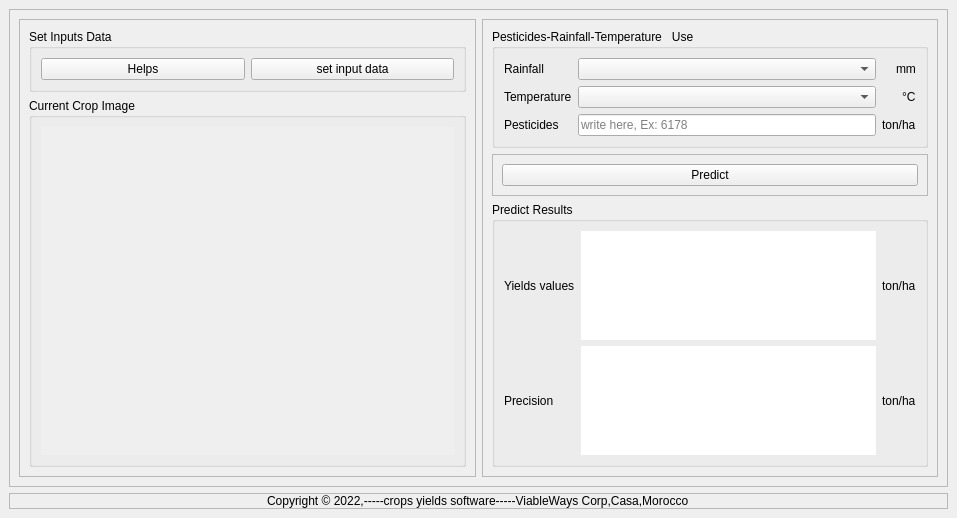
<?xml version="1.0" encoding="UTF-8"?>
<ui version="4.0">
 <class>MainWindow</class>
 <widget class="QMainWindow" name="MainWindow">
  <property name="geometry">
   <rect>
    <x>0</x>
    <y>0</y>
    <width>957</width>
    <height>518</height>
   </rect>
  </property>
  <property name="windowTitle">
   <string>MainWindow</string>
  </property>
  <widget class="QWidget" name="centralwidget">
   <layout class="QVBoxLayout" name="verticalLayout">
    <item>
     <widget class="QFrame" name="frame">
      <property name="sizePolicy">
       <sizepolicy hsizetype="Preferred" vsizetype="Expanding">
        <horstretch>0</horstretch>
        <verstretch>0</verstretch>
       </sizepolicy>
      </property>
      <property name="frameShape">
       <enum>QFrame::StyledPanel</enum>
      </property>
      <property name="frameShadow">
       <enum>QFrame::Raised</enum>
      </property>
      <layout class="QHBoxLayout" name="horizontalLayout">
       <item>
        <widget class="QFrame" name="frame_2">
         <property name="sizePolicy">
          <sizepolicy hsizetype="Expanding" vsizetype="Preferred">
           <horstretch>0</horstretch>
           <verstretch>0</verstretch>
          </sizepolicy>
         </property>
         <property name="frameShape">
          <enum>QFrame::StyledPanel</enum>
         </property>
         <property name="frameShadow">
          <enum>QFrame::Raised</enum>
         </property>
         <layout class="QVBoxLayout" name="verticalLayout_2">
          <item>
           <widget class="QGroupBox" name="groupBox">
            <property name="title">
             <string>Set Inputs Data</string>
            </property>
            <layout class="QHBoxLayout" name="horizontalLayout_3">
             <item>
              <widget class="QPushButton" name="help_btn">
               <property name="text">
                <string>Helps</string>
               </property>
              </widget>
             </item>
             <item>
              <widget class="QPushButton" name="input_btn">
               <property name="text">
                <string>set input data</string>
               </property>
              </widget>
             </item>
            </layout>
           </widget>
          </item>
          <item>
           <widget class="QGroupBox" name="groupBox_2">
            <property name="sizePolicy">
             <sizepolicy hsizetype="Preferred" vsizetype="Expanding">
              <horstretch>0</horstretch>
              <verstretch>0</verstretch>
             </sizepolicy>
            </property>
            <property name="title">
             <string>Current Crop Image</string>
            </property>
            <layout class="QVBoxLayout" name="verticalLayout_3">
             <item>
              <widget class="QLabel" name="label_img">
               <property name="autoFillBackground">
                <bool>true</bool>
               </property>
               <property name="text">
                <string/>
               </property>
               <property name="scaledContents">
                <bool>true</bool>
               </property>
              </widget>
             </item>
            </layout>
           </widget>
          </item>
         </layout>
        </widget>
       </item>
       <item>
        <widget class="QFrame" name="frame_4">
         <property name="frameShape">
          <enum>QFrame::StyledPanel</enum>
         </property>
         <property name="frameShadow">
          <enum>QFrame::Raised</enum>
         </property>
         <layout class="QVBoxLayout" name="verticalLayout_4">
          <item alignment="Qt::AlignTop">
           <widget class="QGroupBox" name="groupBox_3">
            <property name="sizePolicy">
             <sizepolicy hsizetype="Preferred" vsizetype="Preferred">
              <horstretch>0</horstretch>
              <verstretch>0</verstretch>
             </sizepolicy>
            </property>
            <property name="title">
             <string>Pesticides-Rainfall-Temperature   Use</string>
            </property>
            <layout class="QGridLayout" name="gridLayout">
             <item row="2" column="2" alignment="Qt::AlignRight">
              <widget class="QLabel" name="label_10">
               <property name="text">
                <string>ton/ha</string>
               </property>
              </widget>
             </item>
             <item row="1" column="2" alignment="Qt::AlignRight">
              <widget class="QLabel" name="label_7">
               <property name="text">
                <string>°C</string>
               </property>
              </widget>
             </item>
             <item row="1" column="0" alignment="Qt::AlignLeft">
              <widget class="QLabel" name="label_5">
               <property name="text">
                <string>Temperature</string>
               </property>
              </widget>
             </item>
             <item row="0" column="1">
              <widget class="QComboBox" name="predict_rain">
               <property name="acceptDrops">
                <bool>false</bool>
               </property>
              </widget>
             </item>
             <item row="0" column="2" alignment="Qt::AlignRight">
              <widget class="QLabel" name="label_4">
               <property name="text">
                <string>mm</string>
               </property>
              </widget>
             </item>
             <item row="2" column="0">
              <widget class="QLabel" name="label_8">
               <property name="text">
                <string>Pesticides</string>
               </property>
              </widget>
             </item>
             <item row="1" column="1">
              <widget class="QComboBox" name="predict_temp"/>
             </item>
             <item row="0" column="0" alignment="Qt::AlignLeft">
              <widget class="QLabel" name="label_2">
               <property name="text">
                <string>Rainfall</string>
               </property>
              </widget>
             </item>
             <item row="2" column="1">
              <widget class="QLineEdit" name="pesticides">
               <property name="placeholderText">
                <string>write here, Ex: 6178</string>
               </property>
              </widget>
             </item>
            </layout>
           </widget>
          </item>
          <item>
           <widget class="QFrame" name="frame_5">
            <property name="frameShape">
             <enum>QFrame::StyledPanel</enum>
            </property>
            <property name="frameShadow">
             <enum>QFrame::Raised</enum>
            </property>
            <layout class="QHBoxLayout" name="horizontalLayout_4">
             <item>
              <widget class="QPushButton" name="predict_btn">
               <property name="text">
                <string>Predict</string>
               </property>
              </widget>
             </item>
            </layout>
           </widget>
          </item>
          <item>
           <widget class="QGroupBox" name="groupBox_4">
            <property name="sizePolicy">
             <sizepolicy hsizetype="Preferred" vsizetype="Expanding">
              <horstretch>0</horstretch>
              <verstretch>0</verstretch>
             </sizepolicy>
            </property>
            <property name="styleSheet">
             <string notr="true"/>
            </property>
            <property name="title">
             <string>Predict Results</string>
            </property>
            <layout class="QGridLayout" name="gridLayout_2">
             <item row="0" column="2" alignment="Qt::AlignRight">
              <widget class="QLabel" name="label_15">
               <property name="text">
                <string>ton/ha</string>
               </property>
              </widget>
             </item>
             <item row="1" column="0" alignment="Qt::AlignLeft">
              <widget class="QLabel" name="label_16">
               <property name="text">
                <string>Precision</string>
               </property>
              </widget>
             </item>
             <item row="1" column="2" alignment="Qt::AlignRight">
              <widget class="QLabel" name="label_19">
               <property name="text">
                <string>ton/ha</string>
               </property>
              </widget>
             </item>
             <item row="0" column="0" alignment="Qt::AlignLeft">
              <widget class="QLabel" name="label_14">
               <property name="text">
                <string>Yields values</string>
               </property>
              </widget>
             </item>
             <item row="0" column="1">
              <widget class="QLabel" name="predict_yield">
               <property name="sizePolicy">
                <sizepolicy hsizetype="Expanding" vsizetype="Preferred">
                 <horstretch>0</horstretch>
                 <verstretch>0</verstretch>
                </sizepolicy>
               </property>
               <property name="styleSheet">
                <string notr="true">font: 63 24pt bold &quot;URW Bookman&quot;;
 
background-color: rgb(255, 255, 255);
color: rgb(25, 202, 33);</string>
               </property>
               <property name="text">
                <string/>
               </property>
              </widget>
             </item>
             <item row="1" column="1">
              <widget class="QLabel" name="precision_yield">
               <property name="sizePolicy">
                <sizepolicy hsizetype="Expanding" vsizetype="Preferred">
                 <horstretch>0</horstretch>
                 <verstretch>0</verstretch>
                </sizepolicy>
               </property>
               <property name="styleSheet">
                <string notr="true">font: 63 24pt bold &quot;URW Bookman&quot;;
 
background-color: rgb(255, 255, 255);
color: rgb(25, 202, 33);</string>
               </property>
               <property name="text">
                <string/>
               </property>
              </widget>
             </item>
            </layout>
           </widget>
          </item>
         </layout>
        </widget>
       </item>
      </layout>
     </widget>
    </item>
    <item>
     <widget class="QFrame" name="frame_3">
      <property name="styleSheet">
       <string notr="true">font: 9pt &quot;Ubuntu&quot;;</string>
      </property>
      <property name="frameShape">
       <enum>QFrame::StyledPanel</enum>
      </property>
      <property name="frameShadow">
       <enum>QFrame::Raised</enum>
      </property>
      <layout class="QHBoxLayout" name="horizontalLayout_2">
       <property name="spacing">
        <number>0</number>
       </property>
       <property name="leftMargin">
        <number>0</number>
       </property>
       <property name="topMargin">
        <number>0</number>
       </property>
       <property name="rightMargin">
        <number>0</number>
       </property>
       <property name="bottomMargin">
        <number>0</number>
       </property>
       <item alignment="Qt::AlignHCenter">
        <widget class="QLabel" name="label">
         <property name="text">
          <string>Copyright © 2022,-----crops yields software-----ViableWays Corp,Casa,Morocco</string>
         </property>
        </widget>
       </item>
      </layout>
     </widget>
    </item>
   </layout>
  </widget>
 </widget>
 <resources/>
 <connections/>
</ui>
